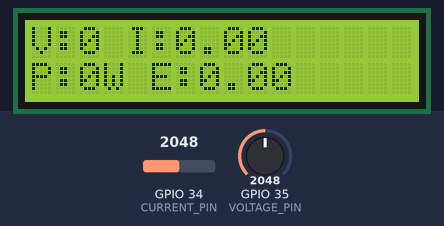
Bench run of a sketch on a simulated ESP32. On the bench: 16×2 character LCD. Inputs (shaded band) come from the test bench; at power-on: GPIO 35 (VOLTAGE_PIN) = 2048, GPIO 34 (CURRENT_PIN) = 2048 (analog values on the 0–4095 scale). WiFi joins after 1.5 s; servers stay silent unless stated; uploads are accepted with an empty reply; what the sketch prints to the serial monitor is not drawn.

Above: at 5.0 s.
5.1 s: GPIO 35 (VOLTAGE_PIN) set to 2866
At 6.9 s:
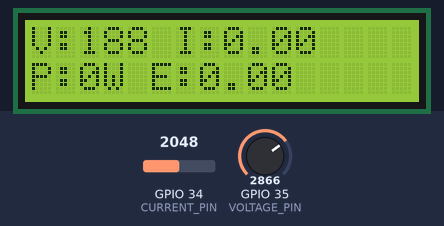
7.7 s: GPIO 34 (CURRENT_PIN) set to 2866
At 8.9 s:
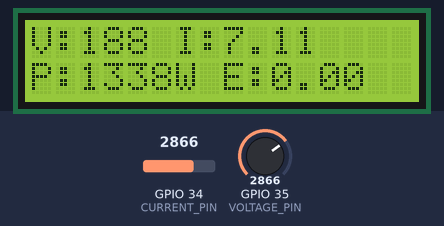
10.0 s: GPIO 34 (CURRENT_PIN) set to 3040
At 12.0 s:
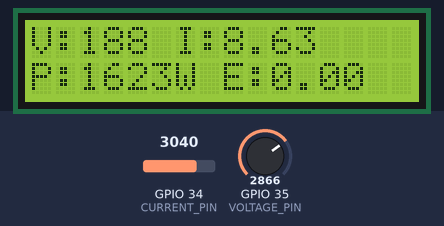
12.3 s: GPIO 35 (VOLTAGE_PIN) set to 1228
At 14.3 s:
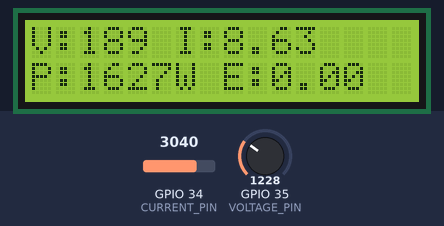
14.6 s: GPIO 34 (CURRENT_PIN) set to 2960
At 16.5 s:
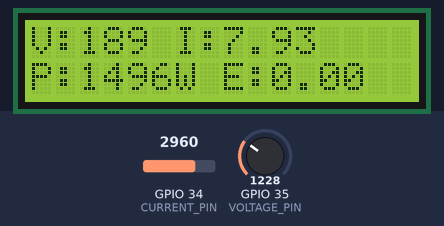
Timing chart, 0 to 18.0 s (numbered marks = the images above; inputs shaded):
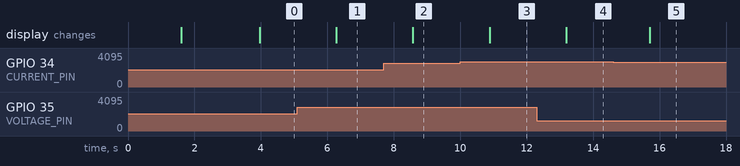

Measured:
- after the input at 5.1 s, the display: changes after 1.2 s (image 1)
- after the input at 7.7 s, the display: changes after 0.88 s (image 2)
- after the input at 10.0 s, the display: changes after 0.89 s (image 3)
- after the input at 12.3 s, the display: changes after 0.90 s (image 4)
- after the input at 14.6 s, the display: changes after 1.1 s (image 5)

The sketch:

smartenergymetergrandfinalenight.ino
```cpp
#include <WiFi.h>
#include <HTTPClient.h>
#include <LiquidCrystal_I2C.h>

// ===== LCD Setup =====
LiquidCrystal_I2C lcd(0x27, 16, 2); // I2C address 0x27, 16 columns, 2 rows

// ===== WiFi Credentials =====
const char* ssid = "POCO X Pro 5G";
const char* password = "1234567890";

// Twilio Credentials
const char* TWILIO_ACCOUNT_SID = "acc sid";
const char* TWILIO_AUTH_TOKEN = "auth token";
const char* FROM_NUMBER = "given twilio number";
const char* TO_NUMBER   = "verified number";

// ===== Sensor Pins =====
#define VOLTAGE_PIN 35  // ZMPT101B
#define CURRENT_PIN 34  // ACS712
#define sampleCount 200

// ===== Calibration Variables =====
float voltageOffset = 0;
float currentOffset = 0;
float voltageScale = 0.23;         // Adjust based on calibration
float currentScale = 1.0 / 115.0;  // For ACS712-20A

// ===== Energy and Alert Logic =====
float energy = 0.0;
unsigned long overPowerStart = 0;
bool alertSent = false;

void setup() {
  Serial.begin(115200);
  analogReadResolution(12);
  lcd.init();
  lcd.backlight();
  lcd.setCursor(0, 0);
  lcd.print("Connecting...");

  // Connect to Wi-Fi
  WiFi.begin(ssid, password);
  int tries = 0;
  while (WiFi.status() != WL_CONNECTED && tries < 20) {
    delay(500);
    Serial.print(".");
    tries++;
  }

  lcd.clear();
  if (WiFi.status() == WL_CONNECTED) {
    lcd.setCursor(0, 0);
    lcd.print("WiFi Connected");
    Serial.println("\n✅ WiFi Connected");
  } else {
    lcd.setCursor(0, 0);
    lcd.print("WiFi Failed");
    Serial.println("\n❌ WiFi Failed");
  }

  // Auto-calibrate sensors
  voltageOffset = calibrateSensor(VOLTAGE_PIN, "Voltage");
  currentOffset = calibrateSensor(CURRENT_PIN, "Current");
}

void loop() {
  int rawAvg = 0;
  for (int j = 0; j < sampleCount; j++) {
    rawAvg += analogRead(VOLTAGE_PIN);
    delayMicroseconds(100);
  }
  rawAvg /= sampleCount;

  if (rawAvg < 1200 || rawAvg > 3000) {
    Serial.println("⚠️ No AC supply. Skipping...");
    delay(1000);
    return;
  }

  float voltageSum = 0, currentSum = 0;
  for (int j = 0; j < sampleCount; j++) {
    float v = analogRead(VOLTAGE_PIN) - voltageOffset;
    float i = analogRead(CURRENT_PIN) - currentOffset;
    voltageSum += v * v;
    currentSum += i * i;
    delayMicroseconds(150);
  }

  float Vrms = sqrt(voltageSum / sampleCount) * voltageScale;
  float Irms = sqrt(currentSum / sampleCount) * currentScale;
  float power = Vrms * Irms;

  if (Vrms < 20.0) {
    Vrms = Irms = power = 0.00;
  }

  if (power > 1.0) {
    energy += power / 3600000.0;
  }

  // ----------- Serial Print ----------
  Serial.println("======== Smart Energy Monitor ========");
  Serial.print("Voltage   : "); Serial.print(Vrms, 2); Serial.println(" V");
  Serial.print("Current   : "); Serial.print(Irms, 2); Serial.println(" A");
  Serial.print("Power     : "); Serial.print(power, 2); Serial.println(" W");
  Serial.print("Energy    : "); Serial.print(energy, 5); Serial.println(" kWh");
  Serial.println("======================================\n");

  // ----------- LCD Output ----------
  lcd.clear();
  lcd.setCursor(0, 0);
  lcd.print("V:"); lcd.print(Vrms, 0);
  lcd.print(" I:"); lcd.print(Irms, 2);

  lcd.setCursor(0, 1);
  lcd.print("P:"); lcd.print(power, 0);
  lcd.print("W E:"); lcd.print(energy, 2);

  // ----------- SMS Alert Logic ----------
  if (power > 100.0) {
    if (overPowerStart == 0) {
      overPowerStart = millis();
    } else if ((millis() - overPowerStart > 5000) && !alertSent) {
      sendSMS(power);
      alertSent = true;
    }
  } else {
    overPowerStart = 0;
    alertSent = false;
  }

  delay(1000);
}

// ----------- Sensor Calibration ----------
float calibrateSensor(int pin, const char* label) {
  long total = 0;
  for (int i = 0; i < 1000; i++) {
    total += analogRead(pin);
    delay(1);
  }
  float offset = total / 1000.0;
  Serial.print(label); Serial.print(" Offset = "); Serial.println(offset);
  return offset;
}

// ----------- Twilio SMS Sender ----------
void sendSMS(float power) {
  if ((WiFi.status() == WL_CONNECTED)) {
    HTTPClient http;
    String msgBody = "Smart Meter Alert: Power = " + String(power, 1) + "W";

    String url = "https://api.twilio.com/2010-04-01/Accounts/" + String(TWILIO_ACCOUNT_SID) + "/Messages.json";
    String postData = "To=" + String(TO_NUMBER) +
                      "&From=" + String(FROM_NUMBER) +
                      "&Body=" + msgBody;

    http.begin(url);
    http.setAuthorization(TWILIO_ACCOUNT_SID, TWILIO_AUTH_TOKEN);
    http.addHeader("Content-Type", "application/x-www-form-urlencoded");

    int httpResponseCode = http.POST(postData);
    if (httpResponseCode > 0) {
      Serial.println("✅ SMS Sent Successfully!");
    } else {
      Serial.print("❌ SMS Failed. Error code: ");
      Serial.println(httpResponseCode);
    }
    http.end();
  }
}
```
